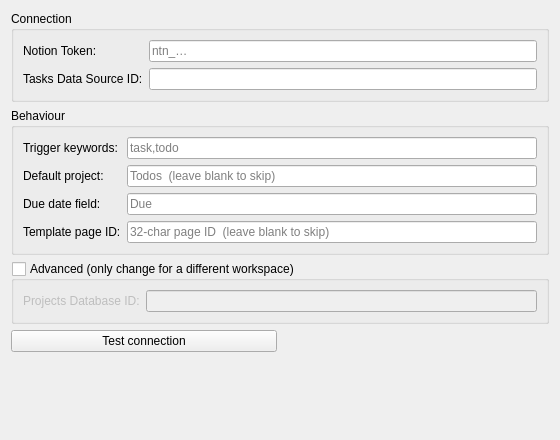
<?xml version="1.0" encoding="UTF-8"?>
<ui version="4.0">
 <class>NotionConfig</class>
 <widget class="QWidget" name="NotionConfig">
  <property name="geometry">
   <rect><x>0</x><y>0</y><width>560</width><height>440</height></rect>
  </property>
  <layout class="QVBoxLayout" name="verticalLayout">
   <item>
    <widget class="QGroupBox" name="connectionGroup">
     <property name="title"><string>Connection</string></property>
     <layout class="QFormLayout" name="connForm">
      <property name="rowWrapPolicy"><enum>QFormLayout::WrapLongRows</enum></property>
      <item row="0" column="0">
       <widget class="QLabel" name="tokenLabel">
        <property name="text"><string>Notion Token:</string></property>
       </widget>
      </item>
      <item row="0" column="1">
       <widget class="QLineEdit" name="tokenEdit">
        <property name="echoMode"><enum>QLineEdit::Password</enum></property>
        <property name="placeholderText"><string>ntn_…</string></property>
       </widget>
      </item>
      <item row="1" column="0">
       <widget class="QLabel" name="dbIdLabel">
        <property name="text"><string>Tasks Data Source ID:</string></property>
       </widget>
      </item>
      <item row="1" column="1">
       <widget class="QLineEdit" name="dbIdEdit"/>
      </item>
     </layout>
    </widget>
   </item>
   <item>
    <widget class="QGroupBox" name="behaviourGroup">
     <property name="title"><string>Behaviour</string></property>
     <layout class="QFormLayout" name="runForm">
      <property name="rowWrapPolicy"><enum>QFormLayout::WrapLongRows</enum></property>
      <item row="0" column="0">
       <widget class="QLabel" name="keywordLabel">
        <property name="text"><string>Trigger keywords:</string></property>
       </widget>
      </item>
      <item row="0" column="1">
       <widget class="QLineEdit" name="keywordEdit">
        <property name="placeholderText"><string>task,todo</string></property>
       </widget>
      </item>
      <item row="1" column="0">
       <widget class="QLabel" name="projectLabel">
        <property name="text"><string>Default project:</string></property>
       </widget>
      </item>
      <item row="1" column="1">
       <widget class="QLineEdit" name="projectEdit">
        <property name="placeholderText"><string>Todos  (leave blank to skip)</string></property>
       </widget>
      </item>
      <item row="2" column="0">
       <widget class="QLabel" name="dueFieldLabel">
        <property name="text"><string>Due date field:</string></property>
       </widget>
      </item>
      <item row="2" column="1">
       <widget class="QLineEdit" name="dueFieldEdit">
        <property name="placeholderText"><string>Due</string></property>
       </widget>
      </item>
      <item row="3" column="0">
       <widget class="QLabel" name="templateLabel">
        <property name="text"><string>Template page ID:</string></property>
       </widget>
      </item>
      <item row="3" column="1">
       <widget class="QLineEdit" name="templateEdit">
        <property name="placeholderText"><string>32-char page ID  (leave blank to skip)</string></property>
       </widget>
      </item>
     </layout>
    </widget>
   </item>
   <item>
    <widget class="QGroupBox" name="advancedGroup">
     <property name="title"><string>Advanced (only change for a different workspace)</string></property>
     <property name="checkable"><bool>true</bool></property>
     <property name="checked"><bool>false</bool></property>
     <layout class="QFormLayout" name="advForm">
      <property name="rowWrapPolicy"><enum>QFormLayout::WrapLongRows</enum></property>
      <item row="0" column="0">
       <widget class="QLabel" name="projectsDbLabel">
        <property name="text"><string>Projects Database ID:</string></property>
       </widget>
      </item>
      <item row="0" column="1">
       <widget class="QLineEdit" name="projectsDbEdit"/>
      </item>
     </layout>
    </widget>
   </item>
   <item>
    <layout class="QHBoxLayout" name="testLayout">
     <item>
      <widget class="QPushButton" name="testDbBtn">
       <property name="text"><string>Test connection</string></property>
      </widget>
     </item>
     <item>
      <widget class="QLabel" name="statusLabel">
       <property name="text"><string></string></property>
       <property name="wordWrap"><bool>true</bool></property>
      </widget>
     </item>
    </layout>
   </item>
   <item>
    <spacer name="verticalSpacer">
     <property name="orientation"><enum>Qt::Vertical</enum></property>
     <property name="sizeHint" stdset="0">
      <size><width>20</width><height>40</height></size>
     </property>
    </spacer>
   </item>
  </layout>
 </widget>
</ui>
